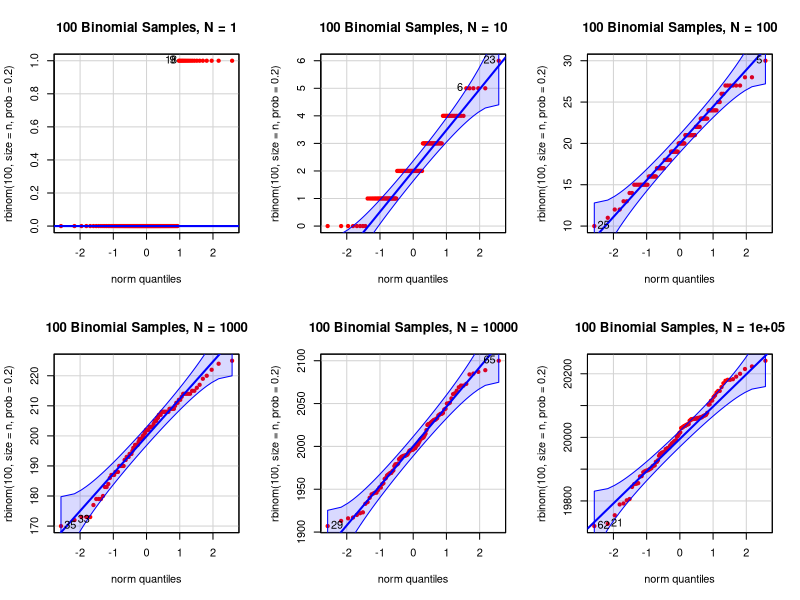
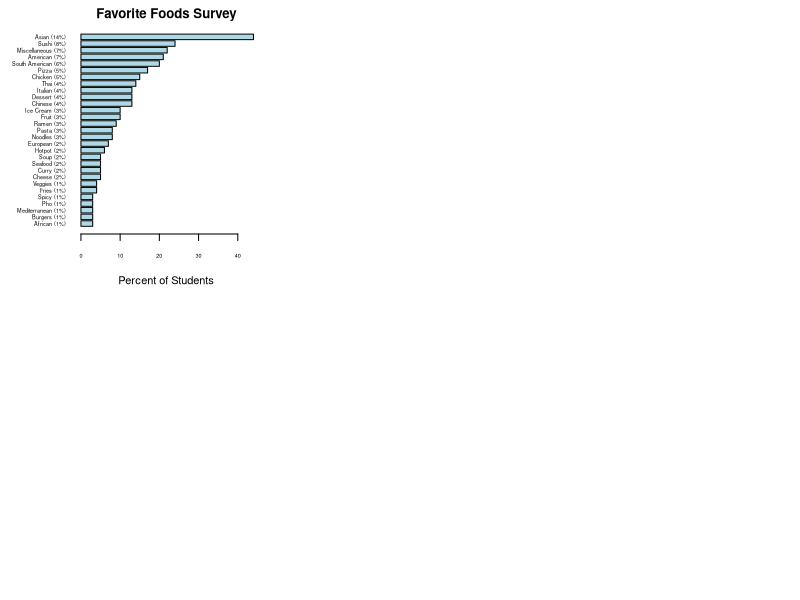

Here is the R script that generated these plots, in order:
## ---- chunk 1
knitr::opts_chunk$set(echo = TRUE)
## ---- chunk 2
myList <- list(1:10, matrix(1:25, nrow = 5, byrow = TRUE),
list("latte", c("taco", "nan"), 1:7))
## ---- chunk 3
#1.2
ans1 <- myList[[2]][4,]
ans1
#1.3
ans2 <- sum(myList[[2]][,5])
ans2
#1.4
ans3 <- rowSums(myList[[2]])
ans3
#1.5
ans4 <- myList[[3]][[1]]
ans4
#1.6
ans5 <- as.character(myList[[3]][[3]])
ans5
## ---- chunk 4
#2.1
library(car)
#2.2
vec <- 10**(0:5)
#2.3
par(mfrow = c(2,3))
#2.4
vec2 <- rbinom(5, 20, 0.8)
#2.5 
for (n in vec) {  
  qqPlot(rbinom(100, size = n, prob = 0.2), col = "red", 
  main = paste("100 Binomial Samples, N =", n), 
  pch = 19, col.lines = "blue")
}
## ---- chunk 5
#3.1
food <- read.csv("Food_230.csv")
#3.2
dim(food)
names(food)
head(food)
#3.3
food <- food$Food
#3.4
sort(unique(food))
length(unique(food))
## ---- chunk 6
#3.6
food <- tolower(food)
food <- gsub(" or .*", "", food)
food <- gsub(" and .*", "", food)
food <- gsub(" food.*", "", food)
food <- gsub(" cuisine.*", "", food)
food <- gsub("[^0-9A-Za-z///' ]", "", food)
food <- trimws(food)
sort(unique(food))
length(unique(food))
## ---- chunk 7
#3.7
food <- gsub(".*(hot pot|hotpot).*", "hotpot", food)
food <- gsub(".*(curry|curries).*", "curry", food)
food <- gsub(".*(lasagna|lasagnas|lasagne).*", "lasagna", food)
food <- gsub(".*(noodles|noodle).*", "noodles", food)
food <- gsub(".*(cookies|cookie).*", "cookies", food)
food <- gsub(".*(chocolate|chocolates).*", "chocolate", food)
food <- gsub(".*cheese.*", "cheese", food)
food <- gsub(".*steak.*", "steak", food)
food <- gsub(".*sushi.*", "sushi", food)
food <- gsub(".*fries.*", "fries", food)
food <- gsub(".*ramen.*", "ramen", food)
food <- gsub(".*tofu.*", "tofu", food)
food <- gsub(".*(burgers|burger).*", "burgers", food)
food <- gsub(".*soup.*", "soup", food)
food <- gsub(".*delicious.*", "delicious", food)
sort(unique(food))
length(unique(food))

## ---- chunk 8
#3.8
searchvec <- c("asian", "chinese", "vietnamese", "italian", 
"indian", "thai", "mexican", "brazilian", "korean")
for (i in searchvec) {
  food <- gsub(paste(".*", i, ".*", sep = ""), i, food)
}
sort(unique(food))
length(unique(food))
## ---- chunk 9
#3.9
foodframe <- data.frame(sort(table(food), decreasing = T))
foodframe
food_counts <- table(food)
popular_food <- names(food_counts[food_counts >= 3])
#sorting the chicken
food <- gsub(".*chicken.*", "chicken", food)
#grouping fried food
food <- gsub(".*fried.*", "fried food", food)
#sorting asian food
food <- gsub(".*(paneer|rice|postickers|hibachi|indonesian|turkish|vietnamese|
dumplings|dal bhaat|tofu|persian|korean|japanese|indian).*", "asian", food)
#sorting african food
food <- gsub(".*(rice|african|ethiopian|tagine).*", "african", food)
#sorting american food
food <- gsub(".*(bbq|american|mac|hot dogs|chili|cornbread|pulled pork).*", 
"american", food)
#sorting european food
food <- gsub(".*(albanian|baguettes|cottage|crepes|lebanese|escargot|spaghetti|
swedish).*", "european", food)
#sorting south american food
food <- gsub(".*(empanadas|guacamole|taco|farofa|flautas|
arepa|brazil|ceviche|rico|mexi).*", "south american", food)
#sorting seafood
food <- gsub(".*(salmon|oyster|fish|seafood).*", "seafood", food)
#sorting veggies
food <- gsub(".*(tomato|spotato|ginger|artichoke|corn).*", "veggies", food)
#sorting fruit
food <- gsub(".*(fruit|strawberries|bananas|mango|nectarines).*", "fruit", food)
#sorting dessert
food <- gsub(".*(cookie|cake|cinnamon|creepe|donut|pancake|chocolate).*", 
"dessert", food)
#sorting italian
food <- gsub("gnocchi|spaghetti|lasagna|macaroni", "italian", food)
#sorting american foods
food <- gsub(".*(fried|steak|chipotle|dog|doritos|bowl|ribs|roast|patty|ham).*",
 "american", food)
#everything not sorted is miscellaneous
categories <- c("chicken", "fried food", "asian", "african", "american",
 "european", "south american", "seafood",
 "veggies", "fruit", "dessert", "italian")

#setting everything that is not popular food or a category to miscellaneous 
miscellaneous_food <- setdiff(unique(food), c(popular_food, categories))
food[food %in% miscellaneous_food] <- "miscellaneous"
foodframe <- data.frame(sort(table(food), decreasing = T))
foodframe
## ---- chunk 10
#3.10
library(tools)
food <- toTitleCase(food)
finaltab <- table(food)
percents <- round(finaltab/sum(finaltab)*100)
names(finaltab) <- paste(names(finaltab), " (", percents, "%)", sep = "")
par(mar = c(5, 6, 2, 1))
par(cex.axis = .5)

barplot(sort(finaltab), horiz = T, col = "lightblue", 
las = 1, main = "Favorite Foods Survey", xlab = "Percent of Students")

